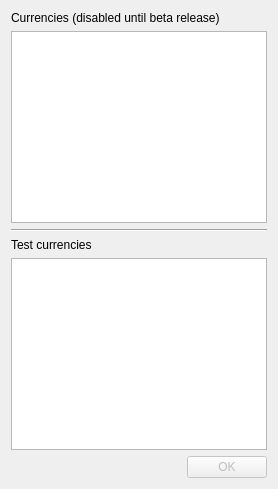
<?xml version="1.0" encoding="UTF-8"?>
<ui version="4.0">
 <class>BlockchainChooser</class>
 <widget class="QDialog" name="BlockchainChooser">
  <property name="geometry">
   <rect>
    <x>0</x>
    <y>0</y>
   </rect>
  </property>
  <property name="windowTitle">
   <string>Choose blockchains</string>
  </property>
  <layout class="QVBoxLayout" name="verticalLayout">
   <item>
    <widget class="QLabel" name="mainnetLabel">
     <property name="text">
      <string>Currencies (disabled until beta release)</string>
     </property>
    </widget>
   </item>
   <item>
    <widget class="QTableView" name="mainnet">
     <property name="showGrid">
      <bool>false</bool>
     </property>
     <attribute name="verticalHeaderVisible">
      <bool>false</bool>
     </attribute>
    </widget>
   </item>
   <item>
    <widget class="Line" name="line">
     <property name="orientation">
      <enum>Qt::Horizontal</enum>
     </property>
    </widget>
   </item>
   <item>
    <widget class="QLabel" name="testnetLabel">
     <property name="text">
      <string>Test currencies</string>
     </property>
    </widget>
   </item>
   <item>
    <widget class="QTableView" name="testnet">
     <property name="showGrid">
      <bool>false</bool>
     </property>
     <attribute name="verticalHeaderVisible">
      <bool>false</bool>
     </attribute>
    </widget>
   </item>
   <item>
    <widget class="QDialogButtonBox" name="buttons">
     <property name="enabled">
      <bool>false</bool>
     </property>
     <property name="orientation">
      <enum>Qt::Horizontal</enum>
     </property>
     <property name="standardButtons">
      <set>QDialogButtonBox::Ok</set>
     </property>
    </widget>
   </item>
  </layout>
 </widget>
 <resources/>
 <connections>
  <connection>
   <sender>buttons</sender>
   <signal>accepted()</signal>
   <receiver>BlockchainChooser</receiver>
   <slot>accept()</slot>
   <hints>
    <hint type="sourcelabel">
     <x>20</x>
     <y>20</y>
    </hint>
    <hint type="destinationlabel">
     <x>20</x>
     <y>20</y>
    </hint>
   </hints>
  </connection>
  <connection>
   <sender>buttons</sender>
   <signal>rejected()</signal>
   <receiver>BlockchainChooser</receiver>
   <slot>reject()</slot>
   <hints>
    <hint type="sourcelabel">
     <x>20</x>
     <y>20</y>
    </hint>
    <hint type="destinationlabel">
     <x>20</x>
     <y>20</y>
    </hint>
   </hints>
  </connection>
 </connections>
</ui>
